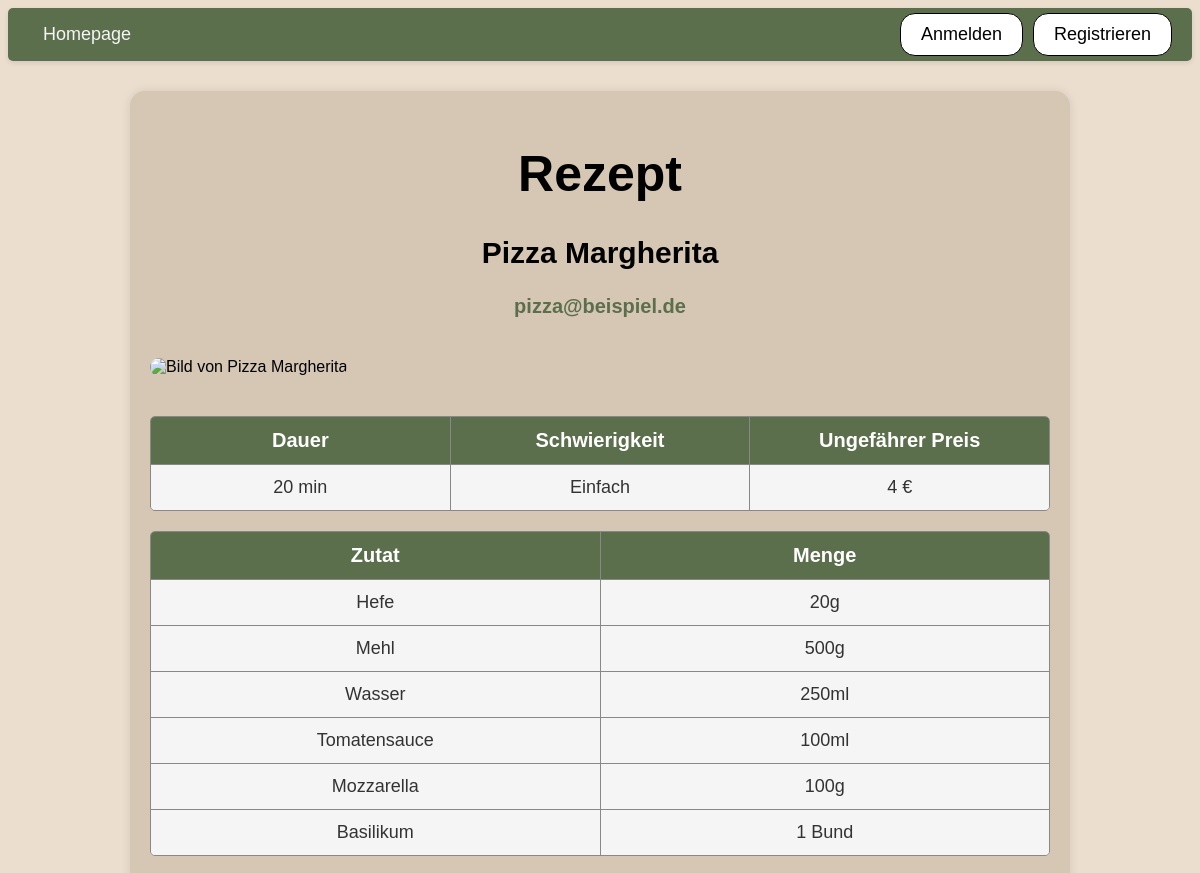
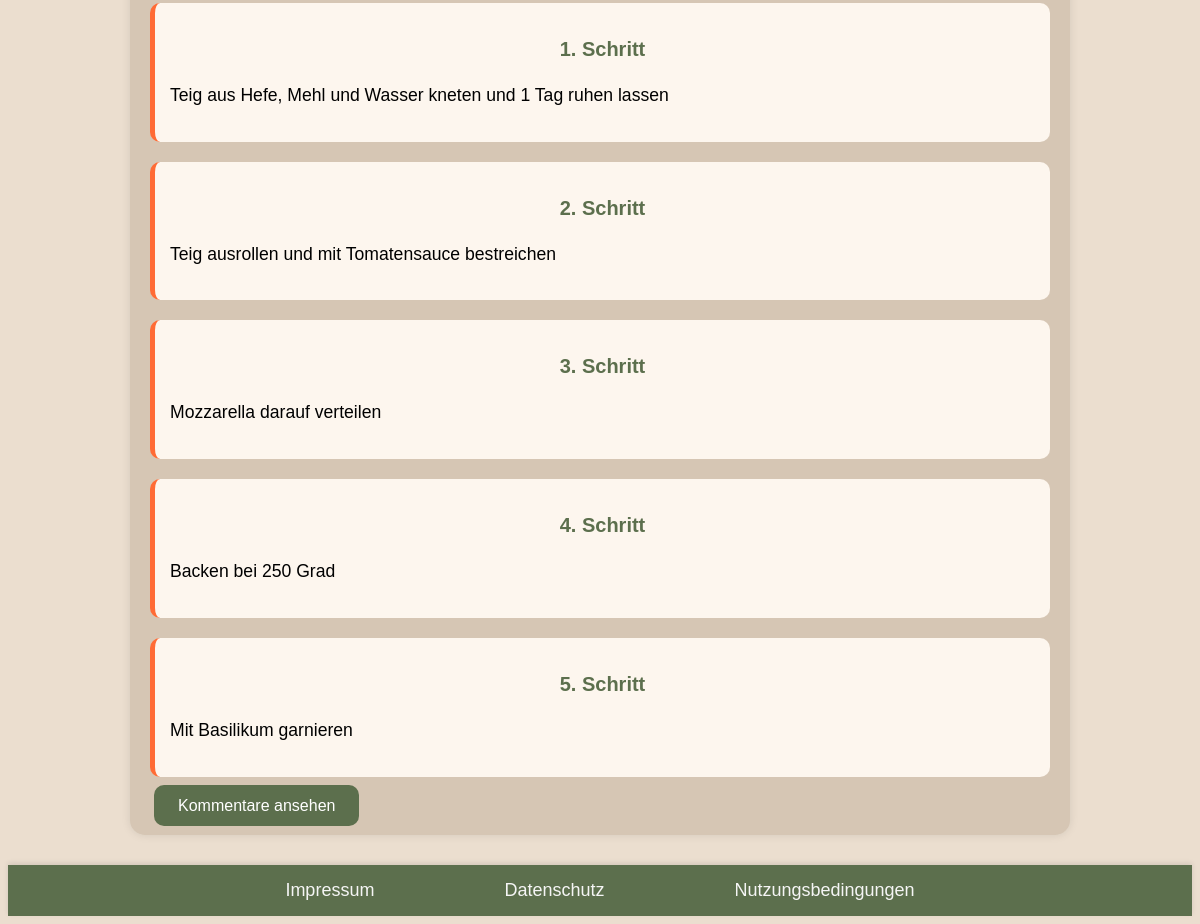
/rezept.php?id=1, run on the app's committed database (2 pictures, top to bottom).
### tables this page shows
CREATE TABLE rezept (
                        id INTEGER PRIMARY KEY AUTOINCREMENT,
                        titel TEXT,
                        email TEXT,
                        kurzbeschreibung TEXT,
                        dauer INTEGER,
                        schwierigkeit TEXT,
                        preis REAL,
                        zutaten TEXT,
                        menge TEXT,
                        anleitung TEXT,
                        bild BLOB,
                        datum text
                    );

### rezept.php (called while the page is built, shortened)
<?php
require_once "php/controller/RezeptController.php";
$rezeptController = new RezeptController();
$entry = $rezeptController->readEntry();
require_once "php/view/RezeptEintrag-show.php";

### php/model/RezeptPDOSQLite.php (called while the page is built, shortened)
<?php
require_once "RezeptEintrag.php";
class RezeptPDOSQLite implements RezeptDAO
{
    private static $instance = null;
    public static function getInstance()
    {
        if (self::$instance === null) {
            self::$instance = new RezeptPDOSQLite();
        }
        return self::$instance;
    }
    public function readEntry($id)
    {
        try {
            $db = $this->getConnection();
            return $this->getEntry($id, $db);
        } catch (PDOException $exc) {
            throw new InternalErrorException();
        }
    }
    public function getEntry($id, $db)
    {
        try {
            $sql = "SELECT * FROM rezept WHERE id=:id LIMIT 1";
            $command = $db->prepare($sql);
            if (!$command->execute([":id" => $id])) {
                throw new InternalErrorException();
            }
            $result = $command->fetchAll();
            $entry = $result[0];
            return new RezeptEintrag(
                $entry["id"],
                $entry["titel"],
                $entry["email"],
                $entry["kurzbeschreibung"],
                $entry["dauer"],
                $entry["schwierigkeit"],
                $entry["preis"],
                $entry["zutaten"],
                $entry["menge"],
                $entry["anleitung"],
                $entry["bild"],
                $entry["datum"]
            );
        } catch (PDOException $exc) {
            throw new InternalErrorException();
        }
    }
    private function getConnection()
    {
        try {
            $user = 'root';
            $pw = null;
            $dsn = 'sqlite:db/rezept.db';
            $db = new PDO($dsn, $user, $pw);
            $db->exec("PRAGMA foreign_keys = ON;");
            return $db;
        } catch (PDOException $e) {
            throw new InternalErrorException();
        }
    }
}

### php/model/Rezept.php (called while the page is built, shortened)
<?php
require_once "php/model/RezeptPDOSQLite.php";
class Rezept{
    public static function getInstance(){
        return RezeptPDOSQLite::getInstance();
    }
}
?>

### php/controller/RezeptController.php (called while the page is built, shortened)
<?php
require_once "php/model/RezeptEintrag.php";
require_once "php/model/Rezept.php";
class RezeptController
{
    public function readEntry()
    {
        try {
            $id = intval($_GET["id"]);
            $rezept = Rezept::getInstance();
            $entry = $rezept->readEntry($id);
            return $entry;
        } catch (MissingEntryException $exc) {
            $this->handleMissingEntryException();
        } catch (InternalErrorException $exc) {
            $this->handleInternalErrorException();
        }
    }
}

### php/model/RezeptEintrag.php (called while the page is built, shortened)
<?php
class RezeptEintrag
{
    private $id;
    private $titel;
    private $email;
    private $dauer;
    private $schwierigkeit;
    private $preis;
    private $zutaten = [];
    private $menge = [];
    private $anleitung;
    public function __construct($id, $titel, $email, $kurzbeschreibung, $dauer, $schwierigkeit, $preis, $zutaten, $menge, $anleitung, $bild, $datum)
    {
        $this->id = $id;
        $this->titel = $titel;
        $this->email = $email;
        $this->dauer = $dauer;
        $this->schwierigkeit = $schwierigkeit;
        $this->preis = $preis;
        $this->zutaten = is_array($zutaten) ? $zutaten : explode('||', $zutaten);
        $this->menge = is_array($menge) ? $menge : explode('||', $menge);
        $this->anleitung = $anleitung;
    }
    public function getId()
    {
        return $this->id;
    }
    public function getTitel()
    {
        return $this->titel;
    }
    public function getEmail()
    {
        return $this->email;
    }
    public function getDauer()
    {
        return $this->dauer;
    }
    public function getSchwierigkeit()
    {
        return $this->schwierigkeit;
    }
    public function getPreis()
    {
        return $this->preis;
    }
    public function getZutaten()
    {
        return $this->zutaten;
    }
    public function getMenge()
    {
        return $this->menge;
    }
    public function getAnleitungArray()
    {
        return explode('||', $this->anleitung);
    }
}

### php/view/rezeptEintrag-show.php (the view, shortened to what this page needs)
<?php
require_once "php/include/head.php";
?>
<body>
    <?php
    require_once "php/include/header.php";
    ?>
    <main class="rezept-container">
        <h1>Rezept</h1>
        <h2>
            <?= htmlspecialchars($entry->getTitel()) ?>
        </h2>
        <h3>
            <?= htmlspecialchars($entry->getEmail()) ?>
        </h3>
        <img
            src="rezeptBild.php?id=<?= urlencode($entry->getId()) ?>"
            alt="Bild von <?= htmlspecialchars($entry->getTitel()) ?>"
            title="<?= htmlspecialchars($entry->getTitel()) ?>"
            class="rezept-bild" />
        <div class="table-container info-table">
            <div class="table-header">
                <div>Dauer</div>
                <div>Schwierigkeit</div>
                <div>Ungefährer Preis</div>
            </div>
            <div class="table-row">
                <div class="table-cell"><?= htmlspecialchars($entry->getDauer()) ?> min</div>
                <div class="table-cell"><?= htmlspecialchars($entry->getSchwierigkeit()) ?></div>
                <div class="table-cell"><?= htmlspecialchars($entry->getPreis()) ?> €</div>
            </div>
        </div>
        <?php
        $zutatenArr = $entry->getZutaten();
        $mengeArr = $entry->getMenge();
        ?>
        <div class="table-container">
            <div class="table-header">
                <div>Zutat</div>
                <div>Menge</div>
            </div>
            <?php for ($i = 0; $i < count($zutatenArr); $i++): ?>
                <div class="table-row">
                    <div><?= htmlspecialchars($zutatenArr[$i] ?? '') ?></div>
                    <div><?= htmlspecialchars($mengeArr[$i] ?? '') ?></div>
                </div>
            <?php endfor; ?>
        </div>
        <?php $anleitungArr = $entry->getAnleitungArray(); ?>
        <?php foreach ($anleitungArr as $i => $schritt): ?>
            <div class="rezept-schritt">
                <h3><?= ($i + 1) ?>. Schritt</h3>
                <p><?= htmlspecialchars($schritt) ?></p>
            </div>
        <?php endforeach; ?>
        <a href="kommentare.php?id=<?= urlencode($entry->getId()) ?>" class="rezept-button">Kommentare ansehen </a>
    </main>
    <?php
    include_once "php/include/footer.php"
    ?>
</body>
</html>

### css/index.css (style rules this page uses)
body { background-color: rgb(235, 222, 207);; font-family: sans-serif; }
h1 { color: Black; font-family: sans-serif; font-size: 50px; text-align: center; }

### css/rezept.css (style rules this page uses)
.rezept-container { max-width: 900px; margin: 30px auto; background-color: #D6C6B4; padding: 20px; border-radius: 15px; box-shadow: 0 0 10px rgba(0, 0, 0, 0.1); }
.rezept-container h2 { color: black; text-align: center; font-family: sans-serif; font-size: 30px; word-break: break-word; overflow-wrap: break-word; }
.rezept-container h3 { color: #5C6F4D; text-align: center; font-family: sans-serif; font-size: 20px; word-break: break-word; overflow-wrap: break-word; }
.rezept-container p, .rezept-container li { font-size: 1.1em; line-height: 1.6; font-family: sans-serif; }
.rezept-schritt { background-color: #fdf6ee; border-left: 5px solid #FF6B35; padding: 15px; margin: 20px 0; border-radius: 10px; }
.rezept-schritt p { word-break: break-word; overflow-wrap: break-word; }
.rezept-bild { width: 100%; max-height: 400px; object-fit: cover; border-radius: 10px; margin: 20px 0; }
.rezept-button { background-color: #5C6F4D; color: white; border: none; padding: 12px 24px; margin: 4px; border-radius: 10px; font-size: 16px; text-decoration: none; cursor: pointer; transition: 0.3s ease; }
.table-container { display: flex; flex-direction: column; margin: 20px 0; border: 1px solid #888; border-radius: 5px; overflow: hidden; font-family: sans-serif; }
.table-header, .table-row { display: flex; justify-content: space-between; text-align: center; }
.table-header { background-color: #5C6F4D; color: white; font-weight: bold; font-size: 20px; }
.table-header div, .table-row div { flex: 1; padding: 12px; border-right: 1px solid #888; word-break: break-word; overflow: break-word; white-space: normal; }
.table-header div:last-child, .table-row div:last-child { border-right: none; }
.table-row { background-color: #f5f5f5; color: #333; border-top: 1px solid #888; font-size: 18px; }

### data on the page
rezept: titel "Pizza Margherita", email "pizza@beispiel.de", dauer "20", schwierigkeit "Einfach", preis "4", anleitung "Teig aus Hefe, Mehl und Wasser kneten und 1 Tag ruhen lassen", anleitung "Teig ausrollen und mit Tomatensauce bestreichen", anleitung "Mozzarella darauf verteilen", anleitung "Backen bei 250 Grad", anleitung "Mit Basilikum garnieren"

### other printed values
$zutatenArr[$i] "Hefe"
$mengeArr[$i] "20g"
$zutatenArr[$i] "Mehl"
$mengeArr[$i] "500g"
$zutatenArr[$i] "Wasser"
$mengeArr[$i] "250ml"
$zutatenArr[$i] "Tomatensauce"
$mengeArr[$i] "100ml"
$zutatenArr[$i] "Mozzarella"
$mengeArr[$i] "100g"
$zutatenArr[$i] "Basilikum"
$mengeArr[$i] "1 Bund"
